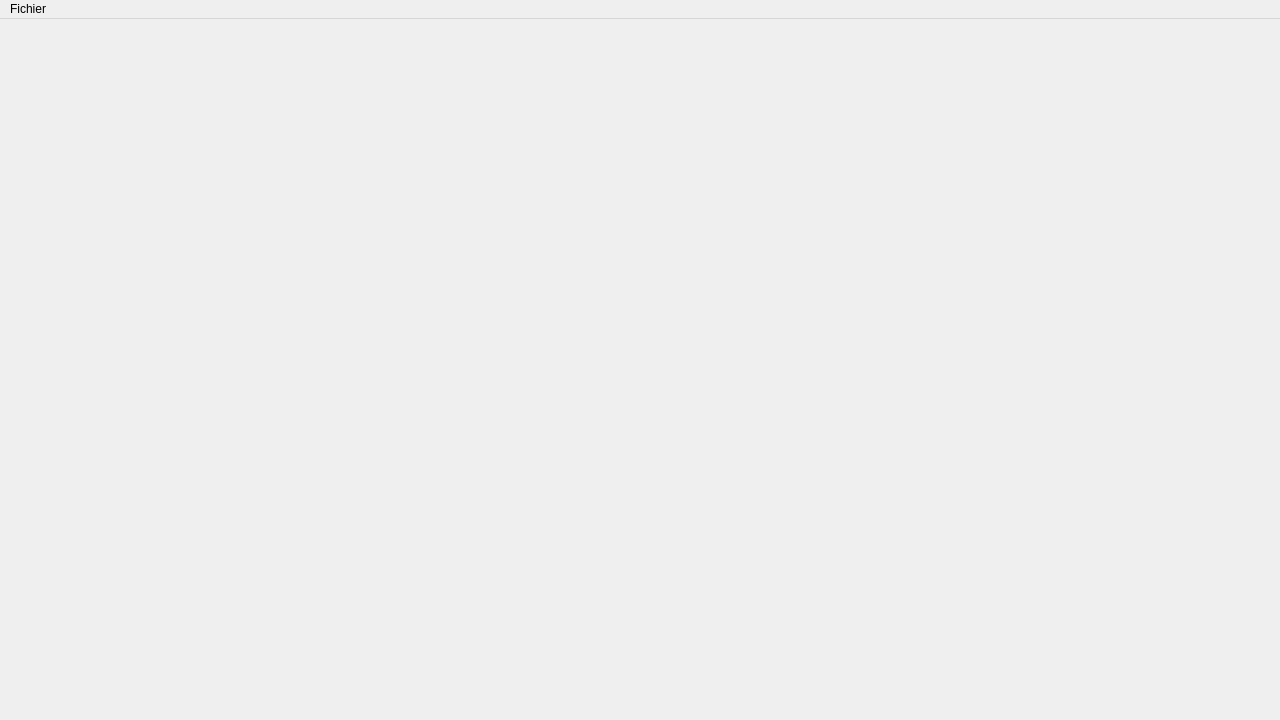
<?xml version="1.0" encoding="UTF-8"?>
<ui version="4.0">
 <class>Object_tracking</class>
 <widget class="QMainWindow" name="Object_tracking">
  <property name="geometry">
   <rect>
    <x>0</x>
    <y>0</y>
    <width>1280</width>
    <height>720</height>
   </rect>
  </property>
  <property name="minimumSize">
   <size>
    <width>1280</width>
    <height>720</height>
   </size>
  </property>
  <property name="windowTitle">
   <string>Object_tracking</string>
  </property>
  <property name="styleSheet">
   <string notr="true"/>
  </property>
  <widget class="QWidget" name="centralwidget">
   <layout class="QHBoxLayout" name="horizontalLayout">
    <item>
     <widget class="QLabel" name="label">
      <property name="sizePolicy">
       <sizepolicy hsizetype="Ignored" vsizetype="Ignored">
        <horstretch>0</horstretch>
        <verstretch>0</verstretch>
       </sizepolicy>
      </property>
      <property name="minimumSize">
       <size>
        <width>0</width>
        <height>0</height>
       </size>
      </property>
      <property name="text">
       <string/>
      </property>
      <property name="scaledContents">
       <bool>true</bool>
      </property>
     </widget>
    </item>
   </layout>
  </widget>
  <widget class="QMenuBar" name="menuBar">
   <property name="geometry">
    <rect>
     <x>0</x>
     <y>0</y>
     <width>1280</width>
     <height>26</height>
    </rect>
   </property>
   <widget class="QMenu" name="menu">
    <property name="title">
     <string>Fichier</string>
    </property>
    <addaction name="load_file_action"/>
    <addaction name="start_webcam_action"/>
   </widget>
   <addaction name="menu"/>
  </widget>
  <action name="load_file_action">
   <property name="text">
    <string>Charger une image</string>
   </property>
  </action>
  <action name="start_webcam_action">
   <property name="text">
    <string>Utiliser la webcam</string>
   </property>
  </action>
 </widget>
 <resources/>
 <connections/>
</ui>
